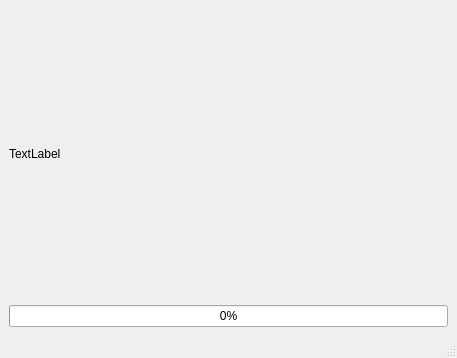
<?xml version="1.0" encoding="UTF-8"?>
<ui version="4.0">
 <class>MainWindow</class>
 <widget class="QMainWindow" name="MainWindow">
  <property name="geometry">
   <rect>
    <x>0</x>
    <y>0</y>
    <width>457</width>
    <height>358</height>
   </rect>
  </property>
  <property name="windowTitle">
   <string>Загрузка...</string>
  </property>
  <widget class="QWidget" name="centralwidget">
   <layout class="QGridLayout" name="gridLayout_2">
    <item row="0" column="0">
     <layout class="QGridLayout" name="gridLayout">
      <item row="1" column="0">
       <widget class="QProgressBar" name="loadingProgressBar">
        <property name="value">
         <number>0</number>
        </property>
       </widget>
      </item>
      <item row="0" column="0">
       <widget class="QLabel" name="imageLabel">
        <property name="sizePolicy">
         <sizepolicy hsizetype="MinimumExpanding" vsizetype="MinimumExpanding">
          <horstretch>0</horstretch>
          <verstretch>0</verstretch>
         </sizepolicy>
        </property>
        <property name="text">
         <string>TextLabel</string>
        </property>
        <property name="scaledContents">
         <bool>true</bool>
        </property>
       </widget>
      </item>
     </layout>
    </item>
   </layout>
  </widget>
  <widget class="QMenuBar" name="menubar">
   <property name="geometry">
    <rect>
     <x>0</x>
     <y>0</y>
     <width>457</width>
     <height>21</height>
    </rect>
   </property>
  </widget>
  <widget class="QStatusBar" name="statusbar"/>
 </widget>
 <resources/>
 <connections/>
</ui>
